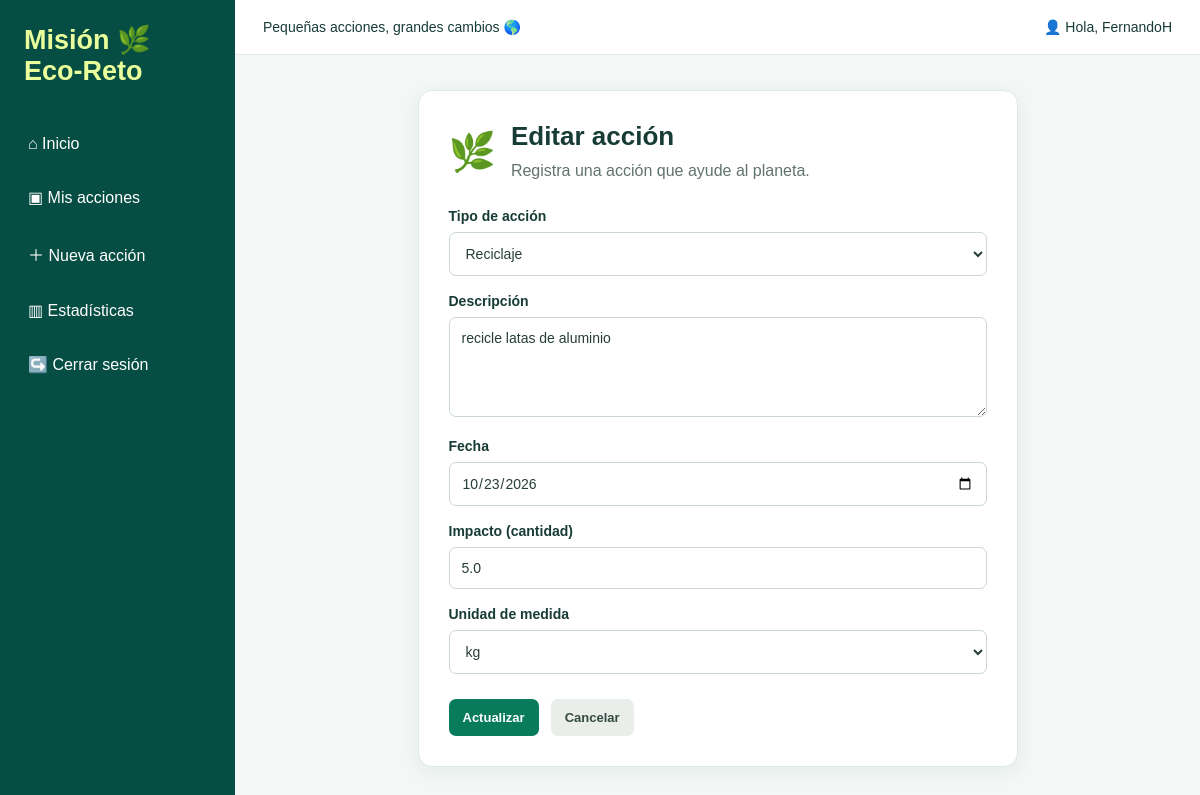
Page /editar/1 (signed in) on the committed database.
### tables this page shows
CREATE TABLE acciones (
                id INTEGER PRIMARY KEY AUTOINCREMENT,
                usuario_id INTEGER NOT NULL,
                tipo TEXT NOT NULL,
                descripcion TEXT NOT NULL,
                fecha TEXT NOT NULL,
                impacto REAL NOT NULL,
                unidad TEXT NOT NULL,
                FOREIGN KEY (usuario_id) REFERENCES usuarios(id)
            );

### app/routes.py (the view, shortened to what this page needs)
@rutas.route("/editar/<int:id>", methods=["GET", "POST"])
@iniciar_sesion_requerido
def editar(id):
    with conectar_db() as db:
        accion = db.execute("""
            SELECT * FROM acciones
            WHERE id = ? AND usuario_id = ?
        """, (id, session["usuario_id"])).fetchone()
    if accion is None:
        flash("No se encontró esa acción.", "error")
        return redirect(url_for("rutas.inicio"))
    return render_template(
        "formulario.html", accion=accion, hoy=accion["fecha"]
    )

### app/routes.py (called while the page is built)
def conectar_db():
    conexion = sqlite3.connect(current_app.config["DATABASE"])
    conexion.row_factory = sqlite3.Row
    return conexion

def iniciar_sesion_requerido(funcion):
    @wraps(funcion)
    def comprobar(*args, **kwargs):
        if "usuario_id" not in session:
            return redirect(url_for("rutas.inicio"))
        return funcion(*args, **kwargs)
    return comprobar

### templates/formulario.html (shortened to what this page needs)
{% extends "base.html" %}
{% if accion %}
    {% set encabezado = "Editar acción" %}
{% else %}
    {% set encabezado = "Nueva acción ecológica" %}
{% endif %}
{% block contenido %}
<div class="formulario-contenedor">
    <div class="formulario-card">
        <div class="formulario-encabezado">
            <span class="icono-grande">🌿</span>
            <div>
                <h1>{{ encabezado }}</h1>
                <p>Registra una acción que ayude al planeta.</p>
            </div>
        </div>
        <form method="POST"
              action="{% if accion %}{{ url_for('rutas.editar', id=accion.id) }}{% else %}{{ url_for('rutas.nueva') }}{% endif %}"
              id="formAccion">
            <label for="tipo">Tipo de acción</label>
            <select id="tipo" name="tipo" required>
                {% for tipo in ["Reciclaje", "Ahorro de agua", "Transporte", "Energía", "Otro"] %}
                <option value="{{ tipo }}"
                    {% if accion and accion.tipo == tipo %}selected{% endif %}>
                    {{ tipo }}
                </option>
                {% endfor %}
            </select>
            <label for="descripcion">Descripción</label>
            <textarea id="descripcion" name="descripcion"
                      maxlength="250" required
                      placeholder="Escribe qué hiciste...">{{ accion.descripcion if accion else "" }}</textarea>
            <label for="fecha">Fecha</label>
            <input id="fecha" type="date" name="fecha"
                   value="{{ accion.fecha if accion else hoy }}" required>
            <label for="impacto">Impacto (cantidad)</label>
            <input id="impacto" type="number" name="impacto"
                   min="0" max="1000000" step="any"
                   value="{{ accion.impacto if accion else '' }}"
                   placeholder="Ej. 5, 50 o 2" required>
            <label for="unidad">Unidad de medida</label>
            <select id="unidad" name="unidad" required>
                {% for unidad in ["kg", "litros", "kWh", "unidades"] %}
                <option value="{{ unidad }}"
                    {% if accion and accion.unidad == unidad %}selected{% endif %}>
                    {{ unidad }}
                </option>
                {% endfor %}
            </select>
            <div class="form-botones">
                <button class="boton principal" type="submit">
                    {{ "Actualizar" if accion else "Guardar acción" }}
                </button>
                <a class="boton cancelar"
                   href="{{ url_for('rutas.inicio') }}">Cancelar</a>
            </div>
        </form>
    </div>
</div>
{% endblock %}

### static/css/estilos.css (style rules this page uses)
* { box-sizing: border-box; }
body { margin: 0; font-family: Arial, Helvetica, sans-serif; color: #173b35; background: #f3f7f5; }
a { color: #087b5c; text-decoration: none; }
h1, h2, p { margin-top: 0; }
h1 { font-size: 26px; }
p { line-height: 1.5; color: #61736d; }
.boton { border: none; border-radius: 7px; padding: 11px 14px; display: inline-block; text-align: center; font-size: 13px; font-weight: bold; cursor: pointer; font-family: inherit; }
.principal { background: #087b5c; color: white; }
input, select, textarea { width: 100%; padding: 12px; border: 1px solid #cbd8d2; border-radius: 7px; font: inherit; font-size: 14px; background: white; color: #263e37; }
.cancelar { background: #e9eeeb; color: #344b42; }
.formulario-contenedor { padding: 35px 20px; display: flex; justify-content: center; }
.formulario-card { width: 100%; max-width: 600px; background: white; border: 1px solid #e0e9e3; border-radius: 14px; padding: 30px; box-shadow: 0 5px 20px #174d3710; }
.formulario-encabezado { display: flex; gap: 15px; align-items: center; margin-bottom: 25px; }
.formulario-encabezado h1 { margin-bottom: 7px; }
.formulario-encabezado p { margin-bottom: 0; }
.icono-grande { font-size: 38px; }
.formulario-card label, .login-card label { display: block; font-size: 14px; font-weight: bold; margin: 17px 0 8px; }
.formulario-card textarea { min-height: 100px; resize: vertical; }
.form-botones { display: flex; gap: 12px; margin-top: 25px; flex-wrap: wrap; }

### rows in the picture
acciones: tipo "Reciclaje", descripcion "recicle latas de aluminio", fecha "10/23/2026", impacto "5.0", unidad "kg"

### other values in the picture
{{ session.get('usuario') }} "FernandoH"
{{ encabezado }} "Editar acción"
{{ "Actualizar" if accion else "Guardar acción" }} "Actualizar"
